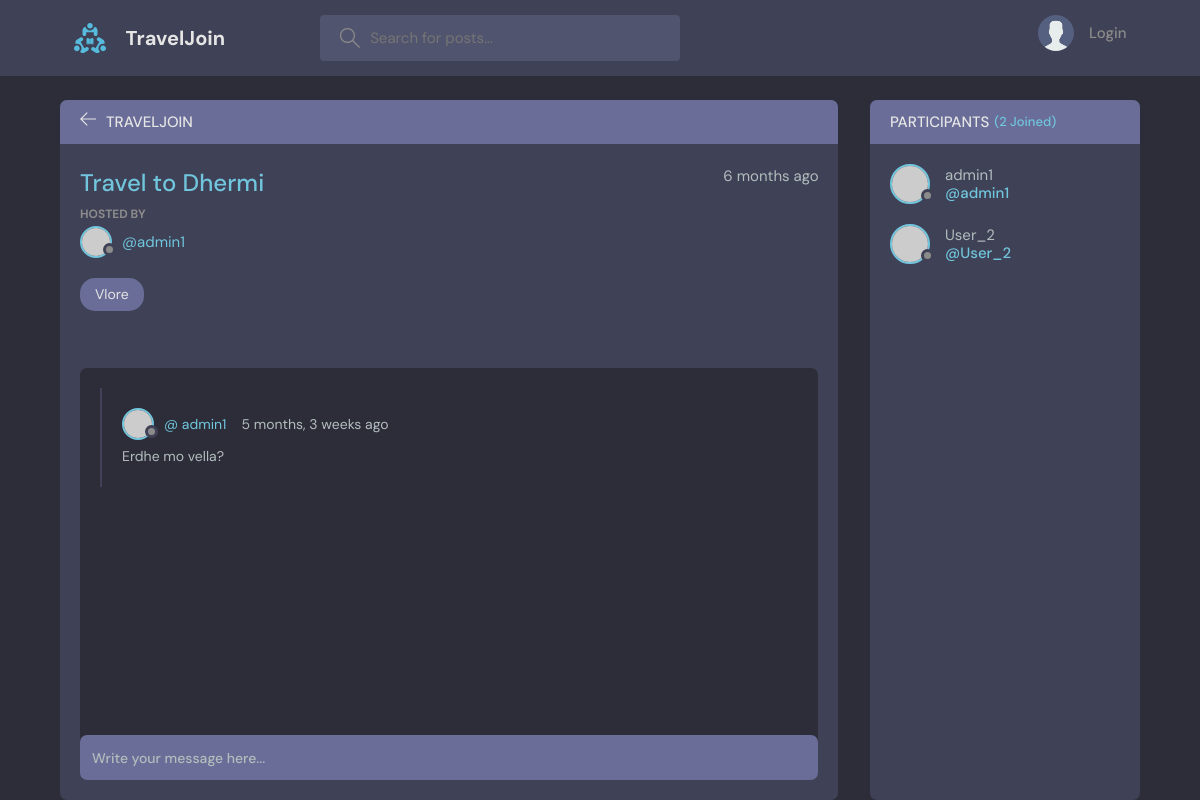
Page /room/3/ on the committed database.
### base/models.py (models this page shows, shortened)
class Room(models.Model):
    host = models.ForeignKey(User, on_delete=models.SET_NULL, null=True)
    topic = models.ForeignKey(Topic, on_delete=models.SET_NULL, null=True)
    name = models.CharField(max_length=200)
    description = models.TextField(null=True, blank=True)
    participants = models.ManyToManyField(User, related_name="participants", blank=True)
    updated = models.DateTimeField(auto_now=True)
    created = models.DateTimeField(auto_now_add=True)
    class Meta:
        ordering = ['-updated', '-created']

class Topic(models.Model):
    name = models.CharField(max_length=200)
    def __str__(self):
        return self.name

class Message(models.Model):
    user = models.ForeignKey(User, on_delete=models.CASCADE)
    room = models.ForeignKey(Room, on_delete=models.CASCADE)
    body = models.TextField()
    updated = models.DateTimeField(auto_now=True)
    created = models.DateTimeField(auto_now_add=True)
    class Meta:
        ordering = ['-updated', '-created']

### base/views.py (the view, shortened to what this page needs)
# urls.py: path('room/<str:pk>/', views.room, name="room"),
def room(request, pk):
    room = Room.objects.get(id=pk)
    room_messages=room.message_set.all()
    participants=room.participants.all()
    context = {'room': room,'room_messages':room_messages,
               'participants':participants}
    return render(request, 'base/room.html', context)

### base/templates/base/room.html (shortened to what this page needs)
{% extends 'main.html' %}
{% block content %}
    <main class="profile-page layout layout--2">
      <div class="container">
        <div class="room">
          <div class="room__top">
            <div class="room__topLeft">
              <a href="{% url 'home' %}">
                <svg version="1.1" xmlns="http://www.w3.org/2000/svg" width="32" height="32" viewBox="0 0 32 32">
                  <title>arrow-left</title>
                  <path
                    d="M13.723 2.286l-13.723 13.714 13.719 13.714 1.616-1.611-10.96-10.96h27.625v-2.286h-27.625l10.965-10.965-1.616-1.607z"
                  ></path>
                </svg>
              </a>
              <h3>TravelJoin</h3>
            </div>
          </div>
          <div class="room__box scroll">
            <div class="room__header scroll">
              <div class="room__info">
                <h3>{{room.name}}</h3>
                <span>{{room.created|timesince}} ago</span>
              </div>
              <div class="room__hosted">
                <p>Hosted By</p>
                <a href="{% url 'user-profile' room.host.id %}" class="room__author">
                  <div class="avatar avatar--small">
                    <img src="https://randomuser.me/api/portraits/men/37.jpg" />
                  </div>
                  <span>@{{room.host}}</span>
                </a>
              </div>
              <span class="room__topics">{{room.topic}}</span>
            </div>
            <div class="room__conversation">
              <div class="threads scroll">
                {% for message in room_messages %}
                <div class="thread">
                  <div class="thread__top">
                    <div class="thread__author">
                      <a href="{% url 'user-profile' message.user.id %}" class="thread__authorInfo">
                        <div class="avatar avatar--small">
                          <img src="https://randomuser.me/api/portraits/men/37.jpg" />
                        </div>
                        <span>@ {{message.user.username}}</span>
                      </a>
                      <span class="thread__date">{{message.created|timesince}} ago</span>
                    </div>
                  </div>
                  <div class="thread__details">
                    {{message.body}}
                  </div>
                </div>
                {% endfor %}
              </div>
            </div>
          </div>
          <div class="room__message">
            <form action="" method="POST">
              <input name="body" placeholder="Write your message here..." /></form>
          </div>
        </div>
        <div class="participants">
          <h3 class="participants__top">Participants <span>({{participants.count}} Joined)</span></h3>
          <div class="participants__list scroll">
            {% for user in participants %}
            <a href="{% url 'user-profile' user.id %}" class="participant">
              <div class="avatar avatar--medium">
                <img src="https://randomuser.me/api/portraits/men/37.jpg" />
              </div>
              <p>
                {{user.username}}
                <span>@{{user.username}}</span>
              </p>
            </a>
            {% endfor %}
          </div>
        </div>
      </div>
    </main>
{% endblock content %}

### rows in the picture
Room: name "Travel to Dhermi", created "6 months", host "admin1", topic "Vlore"
Message: user.username "admin1", created "5 months, 3 weeks", body "Erdhe mo vella?"

### other values in the picture
{{ participants.count }} "2"
{{ user.username }} "admin1"
{{ user.username }} "User_2"
